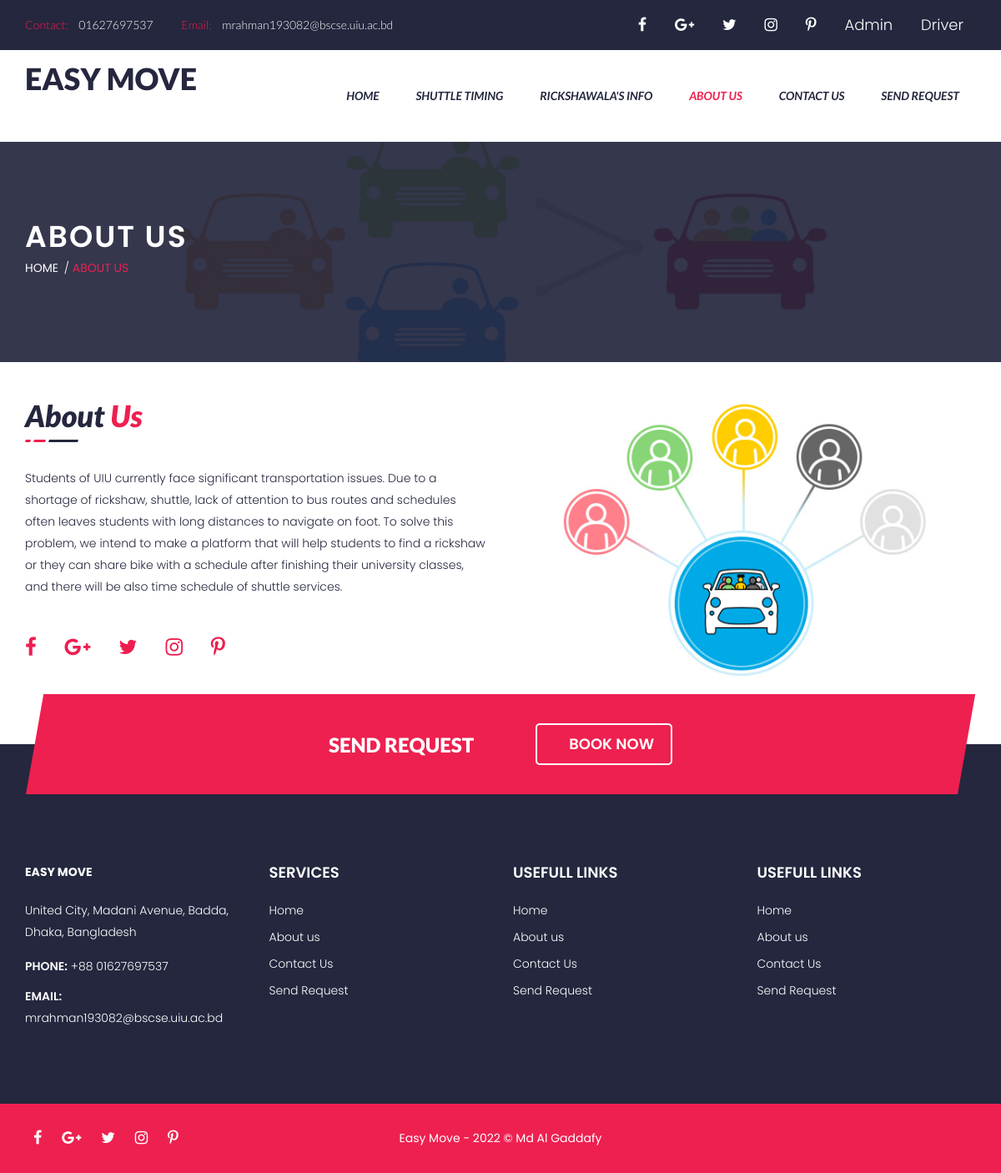
The page /about-us.php on the database its author committed.
### tables this page shows
CREATE TABLE `tblpage` (
  `ID` int(10) NOT NULL,
  `PageType` varchar(200) DEFAULT NULL,
  `PageTitle` mediumtext DEFAULT NULL,
  `PageDescription` mediumtext DEFAULT NULL,
  `Email` varchar(200) DEFAULT NULL,
  `MobileNumber` varchar(15) DEFAULT NULL,
  `UpdationDate` date DEFAULT NULL,
  `Timing` varchar(200) NOT NULL
);

### about-us.php (the view, shortened to what this page needs)
<?php
include('includes/dbconnection.php');
?>
<!DOCTYPE html>
<html class="no-js" lang="zxx">
<head>
    <link rel="stylesheet" href="css1/normalize.css">
    <link rel="stylesheet" href="css1/animate.css">
    <link rel="stylesheet" href="css1/bootstrap.min.css">
    <link rel="stylesheet" href="css1/meanmenu.min.css">
    <link rel="stylesheet" href="css1/font-awesome.min.css">
    <link rel="stylesheet" href="css1/icofont.css">
    <link rel="stylesheet" href="css1/change-text.css">
    <link rel="stylesheet" href="css1/jquery.mb.YTPlayer.min.css">
    <link rel="stylesheet" href="css1/main.css">
    <link rel="stylesheet" href="css1/owl.carousel.css">
    <link rel="stylesheet" href="css1/owl.theme.css">
    <link rel="stylesheet" href="css1/owl.transitions.css">
    <link rel="stylesheet" href="lib/css/nivo-slider.css">
    <link rel="stylesheet" href="lib/css/preview.css">
    <link rel="stylesheet" href="style.css">
    <link rel="stylesheet" href="css1/responsive.css">
</head>
<body>
    <?php include_once('includes/header.php'); ?>
    <div class="page-title-area overlay">
        <div class="container">
            <div class="row">
                <div class="col-md-12">
                    <div class="page-title">
                        <h2>about us</h2>
                    </div>
                    <div class="page-title-menu">
                        <ul>
                            <li><a href="index.php">Home</a> <span> / </span> </li>
                            <li><a href="about-us.php">About us</a></li>
                        </ul>
                    </div>
                </div>
            </div>
        </div>
    </div>
    <div class="about-us-area section-padding2">
        <div class="container">
            <div class="row">
                <div class="col-md-6">
                    <div class="section-heading">
                        <h2>About <span> Us</span></h2>
                    </div>
                    <?php
                    $sql = "SELECT * from tblpage where PageType='aboutus'";
                    $query = $dbh->prepare($sql);
                    $query->execute();
                    $results = $query->fetchAll(PDO::FETCH_OBJ);
                    if ($query->rowCount() > 0) {
                        foreach ($results as $row) {               ?>
                            <div class="about-us-info">
                                <p><?php echo htmlentities($row->PageDescription); ?></p>
                        <?php $cnt = $cnt + 1;
                        }
                    } ?>
                        <div class="about-social">
                            <ul>
                                <li><a href="#"> <i class="fa fa-facebook"></i> </a></li>
                                <li><a href="#"> <i class="fa fa-google-plus"></i> </a></li>
                                <li><a href="#"> <i class="fa fa-twitter"></i> </a></li>
                                <li><a href="#"> <i class="fa fa-instagram"></i> </a></li>
                                <li><a href="#"> <i class="fa fa-pinterest-p"></i> </a></li>
                            </ul>
                        </div>
                            </div>
                </div>
                <div class="col-md-6 hidden-xs">
                    <div class="about-us-img">
                        <img src="img1/about/tow-truck-federal-way-2.jpg" alt="">
                    </div>
                </div>
            </div>
        </div>
    </div>
    <div class="quick-book-area">
        <div class="container">
            <div class="row">
                <div class="col-md-12">
                    <div class="book-now">
                        <div class="display-table">
                            <div class="display-table-cell">
                                <div class="book-now-title">
                                    <h2>Send Request</h2>
                                    <a href="booking-request.php" class="book-now-btn"> <i class="icofont icofont-long-arrow-right"></i> BOOK NOW</a>
                                </div>
                            </div>
                        </div>
                    </div>
                </div>
            </div>
        </div>
    </div>
    <?php include_once('includes/footer.php'); ?>
</body>
</html>

### includes/header.php (shortened to what this page needs)
<header id="sticker">
    <div class="header-top">
        <div class="container">
            <div class="row">
                <div class="col-md-7">
                    <div class="welcome-msg">
                        <ul>
                            <?php
                               $sql = "SELECT * from tblpage where PageType='contactus'";
                               $query = $dbh->prepare($sql);
                               $query->execute();
                               $results = $query->fetchAll(PDO::FETCH_OBJ);
                               $cnt = 1;
                               if ($query->rowCount() > 0) {
                                   foreach ($results as $row) {               ?>
                                    <li>
                                        <p> <span> Contact: </span><?php echo htmlentities($row->MobileNumber); ?></p>
                                    </li>
                                    <li>
                                        <p> <span> Email: </span><?php echo htmlentities($row->Email); ?></p>
                                    </li><?php $cnt = $cnt + 1;
                                       }
                                   } ?>
                        </ul>
                    </div>
                </div>
                <div class="col-md-5">
                    <div class="header-top-menu">
                        <div class="top-social">
                            <ul>
                                <li><a href="#"> <i class="fa fa-facebook"></i> </a></li>
                                <li><a href="#"> <i class="fa fa-google-plus"></i> </a></li>
                                <li><a href="#"> <i class="fa fa-twitter"></i> </a></li>
                                <li><a href="#"> <i class="fa fa-instagram"></i> </a></li>
                                <li><a href="#"> <i class="fa fa-pinterest-p"></i> </a></li>
                                <li><a href="admin/login.php">Admin</a></li>
                                <li><a href="driver/login.php">Driver</a></li>
                            </ul>
                        </div>
                    </div>
                </div>
            </div>
        </div>
    </div>
    <div class="main-menu-area hidden-xs">
        <div class="container">
            <div class="menu-position">
                <div class="row">
                    <div class="col-md-3 col-sm-2">
                        <div class="logo">
                            <a href="index.php">
                                <h1>Easy Move</h1>
                            </a>
                        </div>
                    </div>
                    <div class="col-md-9 col-sm-10 static">
                        <div class="main-menu">
                            <nav>
                                <ul>
                                    <li class="has-sub"><a href="index.php">Home</a></li>
                                    <li><a href="shuttle-timing.php">Shuttle Timing</a></li>
                                    <li><a href="rickshawala-info.php">Rickshawala's Info</a></li>
                                    <li><a href="about-us.php">About us</a></li>
                                    <li><a href="contact.php">Contact Us</a></li>
                                    <li><a href="booking-request.php">Send Request</a></li>
                                </ul>
                            </nav>
                        </div>
                    </div>
                </div>
            </div>
        </div>
    </div>
</header>

### includes/footer.php
<div class="footer-top-area">
    <div class="container">
        <div class="row">
            <div class="col-md-3 col-sm-4">
                <div class="single-footer-top">
                    <div class="footer-about-us">
                        <?php
                           $sql = "SELECT * from tblpage where PageType='contactus'";
                           $query = $dbh->prepare($sql);
                           $query->execute();
                           $results = $query->fetchAll(PDO::FETCH_OBJ);
                           $cnt = 1;
                           if ($query->rowCount() > 0) {
                               foreach ($results as $row) {               ?>
                                <a href="index.php" class="footer-logo"> <strong style="color:white ;font-weight: bold;">EASY MOVE</strong> </a>
                                <div class="footer-address">
                                    <p> <?php echo htmlentities($row->PageDescription); ?></p>
                                </div>
                                <div class="footer-contact-info">
                                    <p> <span> Phone:</span> +88 <?php echo htmlentities($row->MobileNumber); ?> </p>
                                    <p> <span> Email:</span> <?php echo htmlentities($row->Email); ?> </p>
                                </div>
                    </div><?php $cnt = $cnt + 1;
                               }
                           } ?>
                </div>
            </div>
            <div class="col-sm-2">
                <div class="single-footer-top">
                    <div class="footer-top-title">
                        <h3>Services</h3>
                    </div>
                    <div class="footer-top-menu">
                        <ul>
                            <li class="has-sub"><a href="index.php">Home</a></li>
                            <li><a href="about-us.php">About us</a></li>
                            <li><a href="contact.php">Contact Us</a></li>
                            <li><a href="booking-request.php">Send Request</a></li>
                        </ul>
                    </div>
                </div>
            </div>
            <div class="col-md-2 col-md-offset-1 col-sm-3">
                <div class="single-footer-top">
                    <div class="footer-top-title">
                        <h3>USEFULL LINKS</h3>
                    </div>
                    <div class="footer-top-menu">
                        <ul>
                            <li class="has-sub"><a href="index.php">Home</a></li>
                            <li><a href="about-us.php">About us</a></li>
                            <li><a href="contact.php">Contact Us</a></li>
                            <li><a href="booking-request.php">Send Request</a></li>
                        </ul>
                    </div>
                </div>
            </div>
         <div class="col-md-2 col-md-offset-1 col-sm-3">
                <div class="single-footer-top">
                    <div class="footer-top-title">
                        <h3>USEFULL LINKS</h3>
                    </div>
                    <div class="footer-top-menu">
                        <ul>
                            <li class="has-sub"><a href="index.php">Home</a></li>
                            <li><a href="about-us.php">About us</a></li>
                            <li><a href="contact.php">Contact Us</a></li>
                            <li><a href="booking-request.php">Send Request</a></li>
                        </ul>
                    </div>
                </div>
            </div>
        </div>
    </div>
</div>
<div class="footer-area">
    <div class="container">
        <div class="row">
            <div class="col-md-3 col-sm-4">
                <div class="footer-social">
                    <ul>
                        <li><a href="#"> <i class="fa fa-facebook"></i> </a></li>
                        <li><a href="#"> <i class="fa fa-google-plus"></i> </a></li>
                        <li><a href="#"> <i class="fa fa-twitter"></i> </a></li>
                        <li><a href="#"> <i class="fa fa-instagram"></i> </a></li>
                        <li><a href="#"> <i class="fa fa-pinterest-p"></i> </a></li>
                    </ul>
                </div>
            </div>
            <div class="col-md-6 col-sm-4">
                <div class="footer-copyright">
                    <p>Easy Move - 2022 © Md Al Gaddafy</p>
                </div>
            </div>
        </div>
    </div>
</div>

### css1/change-text.css (style rules this page uses)
a { text-decoration: none; }

### css1/main.css (style rules this page uses)
html { color: #222; font-size: 1em; line-height: 1.4; }
audio, canvas, iframe, img, svg, video { vertical-align: middle; }

### css1/responsive.css (style rules this page uses)
@media (min-width: 992px) and (max-width: 1200px) { .main-menu nav ul li a { padding: 42px 20px; } }
@media (min-width: 992px) and (max-width: 1200px) { .footer-social ul li a { padding: 0 10px; } }
@media (min-width: 992px) and (max-width: 1200px) { .page-title-area { padding: 100px 0; } }

### rows shown on the page
tblpage: MobileNumber "01627697537", Email "mrahman193082@bscse.uiu.ac.bd", PageDescription "United City, Madani Avenue, Badda, Dhaka, Bangladesh"
tblpage: PageDescription "Students of UIU currently face significant transportation issues. Due to a shortage of rickshaw, shuttle, lack of attention to bus routes and schedules often leaves students with long distances to navigate on foot. To solve this problem, we intend to make a platform that will help students to find a rickshaw or they can share bike with a schedule after finishing their university classes, and there will be also time schedule of shuttle services."
